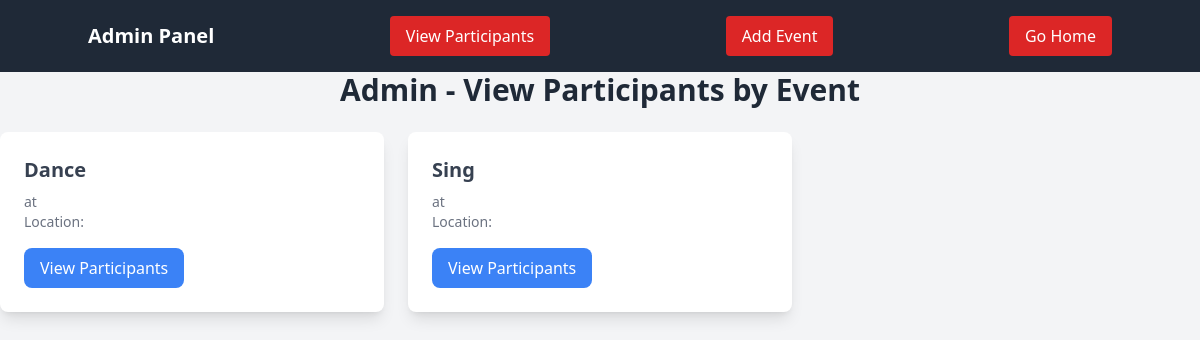
The app's page /admin/view.php, older data.
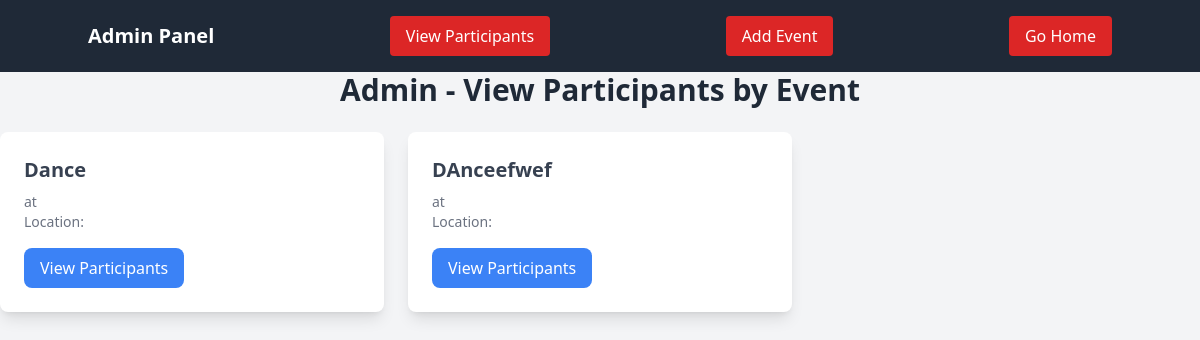
The same page, newer data.
### tables this page shows
CREATE TABLE `Events` (
  `EventID` int(11) NOT NULL,
  `EventName` varchar(150) NOT NULL,
  `EventDescription` text NOT NULL,
  `EventDate` date NOT NULL,
  `EventTime` time NOT NULL,
  `Location` varchar(255) DEFAULT NULL,
  `Organizer` varchar(100) DEFAULT NULL,
  `CreatedAt` timestamp NOT NULL DEFAULT current_timestamp(),
  `rules` text DEFAULT NULL,
  `EventType` enum('Single','Group') NOT NULL DEFAULT 'Single',
  `MaxParticipants` int(11) DEFAULT NULL
);

### admin/view.php (the view, shortened to what this page needs)
<?php require('./serverScriptAdmin/DataBase.php');
$con =Connect_Database();
$eventsQuery = "SELECT EventID, EventName FROM Events";
$eventsResult = $con->query($eventsQuery);
?>
<!DOCTYPE html>
<html lang="en">
<head>
    <script src="https://cdn.tailwindcss.com"></script>
</head>
<body class="bg-gray-100">
<header class="bg-gray-800 text-white py-4">
        <div class="container mx-auto flex justify-between items-center">
            <h1 class="text-xl font-bold">Admin Panel</h1>
            <a href="view.php" class="bg-red-600 px-4 py-2 rounded hover:bg-red-700">View Participants</a>
            <a href="#add-event" class="bg-red-600 px-4 py-2 rounded hover:bg-red-700">Add Event</a>
            <a href="index.php" class="bg-red-600 px-4 py-2 rounded hover:bg-red-700">Go Home</a>
        </div>
    </header>
    <h1 class="text-3xl font-bold text-center text-gray-800 mb-6">Admin - View Participants by Event</h1>
<div id="events-section" class="grid grid-cols-1 md:grid-cols-2 lg:grid-cols-3 gap-6">
    <?php while ($event = $eventsResult->fetch_assoc()) { ?>
        <div
            class="bg-white rounded-lg shadow-lg p-6 hover:bg-gray-100 cursor-pointer transition-all"
            onclick="viewParticipants(<?php echo $event['EventID']; ?>)">
            <h3 class="text-xl font-semibold text-gray-700 mb-2"><?php echo htmlspecialchars($event['EventName']); ?></h3>
            <p class="text-sm text-gray-500">
                <?php echo htmlspecialchars($event['EventDate']); ?> at <?php echo htmlspecialchars($event['EventTime']); ?>
            </p>
            <p class="text-sm text-gray-500">Location: <?php echo htmlspecialchars($event['Location']); ?></p>
            <button class="mt-4 bg-blue-500 text-white px-4 py-2 rounded-lg hover:bg-blue-600">
                View Participants
            </button>
        </div>
    <?php }
    ?>
</div>
</body>
</html>

Row changes from the older to the newer data that the page shows:
removed events: EventName "Sing"
added events: EventName "DAnceefwef"
